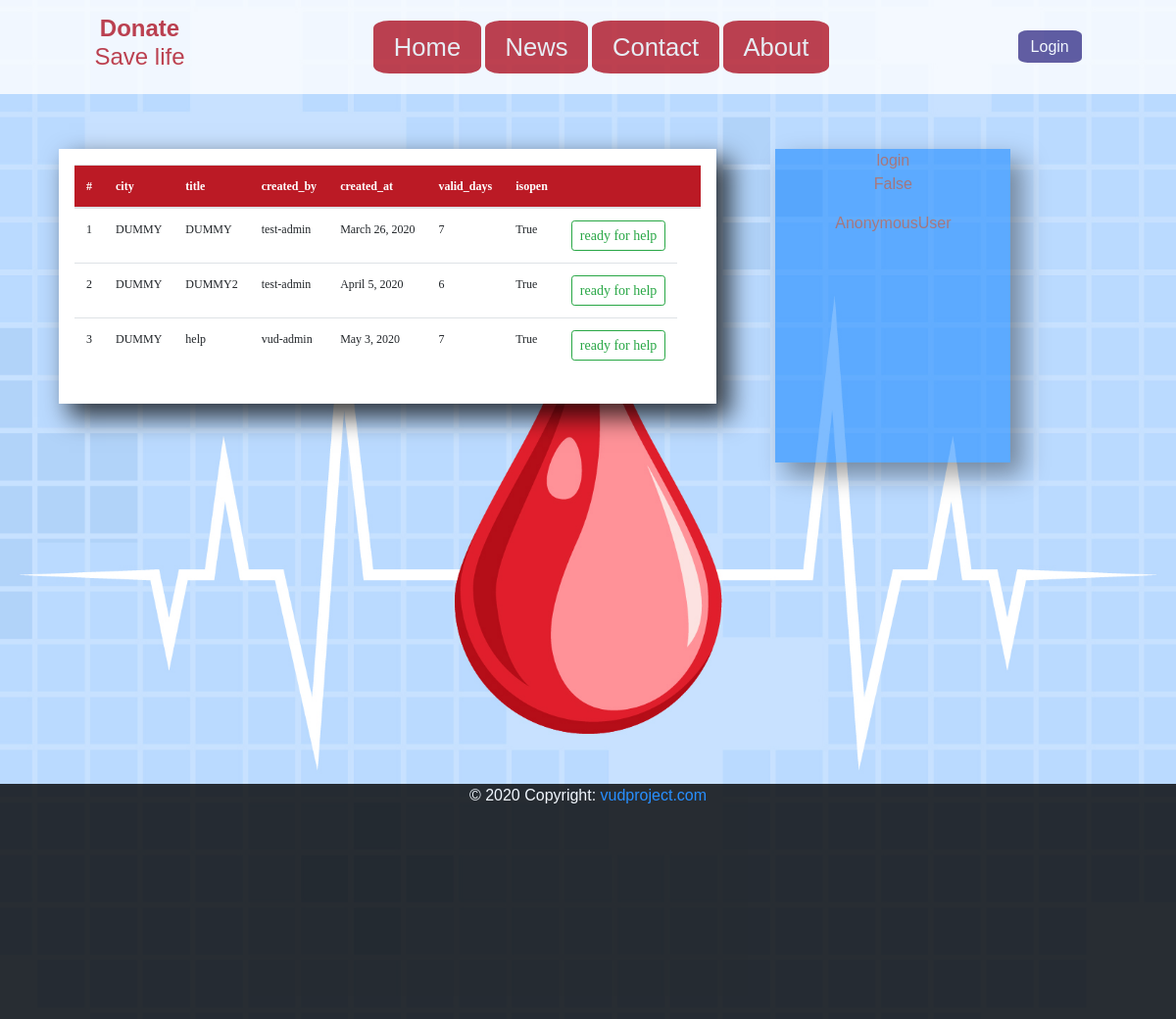
Page /vud/ on the committed database.
### VUD/models.py (models this page shows)
class HelpRequests(models.Model):
    created_by = models.ForeignKey(User, on_delete=models.CASCADE, related_name='topics')
    created_at = models.DateTimeField(auto_now_add=True)
    updated_at = models.DateTimeField(auto_now=True, null=True, blank=True)
    city = models.ForeignKey(Cities, on_delete=models.CASCADE, related_name='topics')
    title = models.SlugField()
    expected_ppl_cnt = models.PositiveSmallIntegerField(default=0)
    confirmed_ppl_cnt = models.PositiveSmallIntegerField(default=0)
    rejected_pll_cnt = models.PositiveSmallIntegerField(default=0)
    onhold_ppl_cnt = models.PositiveSmallIntegerField(default=0)
    valid_days = models.PositiveSmallIntegerField(default=7)
    isopen = models.BooleanField(default=True)
    class Meta:
        verbose_name_plural = "HelpRequests"

### VUD/views.py (the view)
# urls.py: path('', views.HomeView.as_view() , name="home"),
class HomeView(generic.ListView):
    template_name = 'vud/home.html'
    context_object_name = 'reqs'
    def get_queryset(self):
        return HelpRequests.objects.all()[:10].values('pk', 'created_by__username', 'created_at', 'city__name', 'title', 'expected_ppl_cnt', 'confirmed_ppl_cnt', 'onhold_ppl_cnt', 'valid_days', 'isopen')

### VUD/templates/vud/home.html (shortened to what this page needs)
{% extends '../cstm_base.html' %}
{% load static %}
{% block extra_head_css %}
		<link rel="stylesheet" type="text/css" href="{% static 'vud/css/home.css' %}">
{% endblock %}
{% block content %}
	{% include "./inc_home_white_blck.html" with reqs=reqs only %}
	<div class="short_wrapper blue_wrapper">
		login
		<p>{{ request.user.is_authenticated }}    </p>
		<p>{{ request.user }}                     </p>
	</div>
{% endblock %}

### VUD/templates/vud/inc_home_white_blck.html
<div class="wrapper white_wrapper">
	{% if reqs %}
		<table class="table table-hover">
		  <thead>
			<tr>
			  <th scope="col">#</th>
			  <th scope="col">city</th>
			  <th scope="col">title</th>
			  <th scope="col">created_by</th>
			  <th scope="col">created_at</th>
			  <th scope="col">valid_days</th>
			  <th scope="col">isopen</th>
			  <th scope="col"></th>
			  <th scope="col"></th>
			</tr>
		  </thead>
		  <tbody>
	{% for item in reqs %}
			<tr>
			  <td scope="row"><a href="{% url 'vud:detail' item.pk %}">{{ forloop.counter }}</a></td>
			  <td><a href="{% url 'vud:detail' item.pk %}">{{ item.city__name }}</a></td>
			  <td><a href="{% url 'vud:detail' item.pk %}">{{ item.title }}</a></td>
			  <td><a href="{% url 'vud:detail' item.pk %}">{{ item.created_by__username }}</a></td>
			  <td><a href="{% url 'vud:detail' item.pk %}">{{ item.created_at|date }}</a></td>
			  <td><a href="{% url 'vud:detail' item.pk %}">{{ item.valid_days }}</a></td>
			  <td><a href="{% url 'vud:detail' item.pk %}">{{ item.isopen }}</a></td>
			  <td><button type="button" class="btn btn-outline-success btn-sm">ready for help</button></td>
			</tr>
	{% endfor %}
		  </tbody>
		</table>
	{% else %}
		<p>No request are available.</p>
	{% endif %}
	</div>

### static/base/css/styles.css (style rules this page uses)
body { margin: 0; padding: 0; font-family: Verdana, Arial, sans-serif; font-size: 1rem; box-sizing: border-box; }
.wrapper { max-width : 65%; margin : 0; }
.short_wrapper { width : 20%; margin : 0; }
.white_wrapper { display:inline-block; position : relative; background-color: white; opacity:1; box-shadow: 12px 12px 24px 2px rgba(0,0,0,0.75); color:#8C1500; text-align: center; max-height:80vh; float:left; top : 7vh; left: 5%; z-index:2; padding: 2vh; overflow-y:auto; }
.white_wrapper { -ms-overflow-style: none; }
.blue_wrapper { display:inline-block; position : relative; color:#8C1500; text-align: center; opacity:0.5; background-color: #007bff; box-shadow: 12px 12px 24px 1px rgba(0,0,0,0.75); min-height: 40vh; top : 7vh; left: 10%; z-index:2; }

### VUD/static/vud/css/home.css (style rules this page uses)
table { font-family: Verdana; font-size: 1vw; border-collapse: collapse; text-align:center; }
td a { text-decoration:none; color: inherit; }
td, th { padding: 10px; text-align: left; margin: 0; }
th { background-color: #bb1a25; color: white; }

### rows in the picture
HelpRequests: city__name "DUMMY", title "DUMMY", created_by__username "test-admin", created_at "March 26, 2020", valid_days "7", isopen "True"
HelpRequests: city__name "DUMMY", title "DUMMY2", created_by__username "test-admin", created_at "April 5, 2020", valid_days "6", isopen "True"
HelpRequests: city__name "DUMMY", title "help", created_by__username "vud-admin", created_at "May 3, 2020", valid_days "7", isopen "True"

### other values in the picture
{{ request.user.is_authenticated }} "False"
{{ request.user }} "AnonymousUser"
